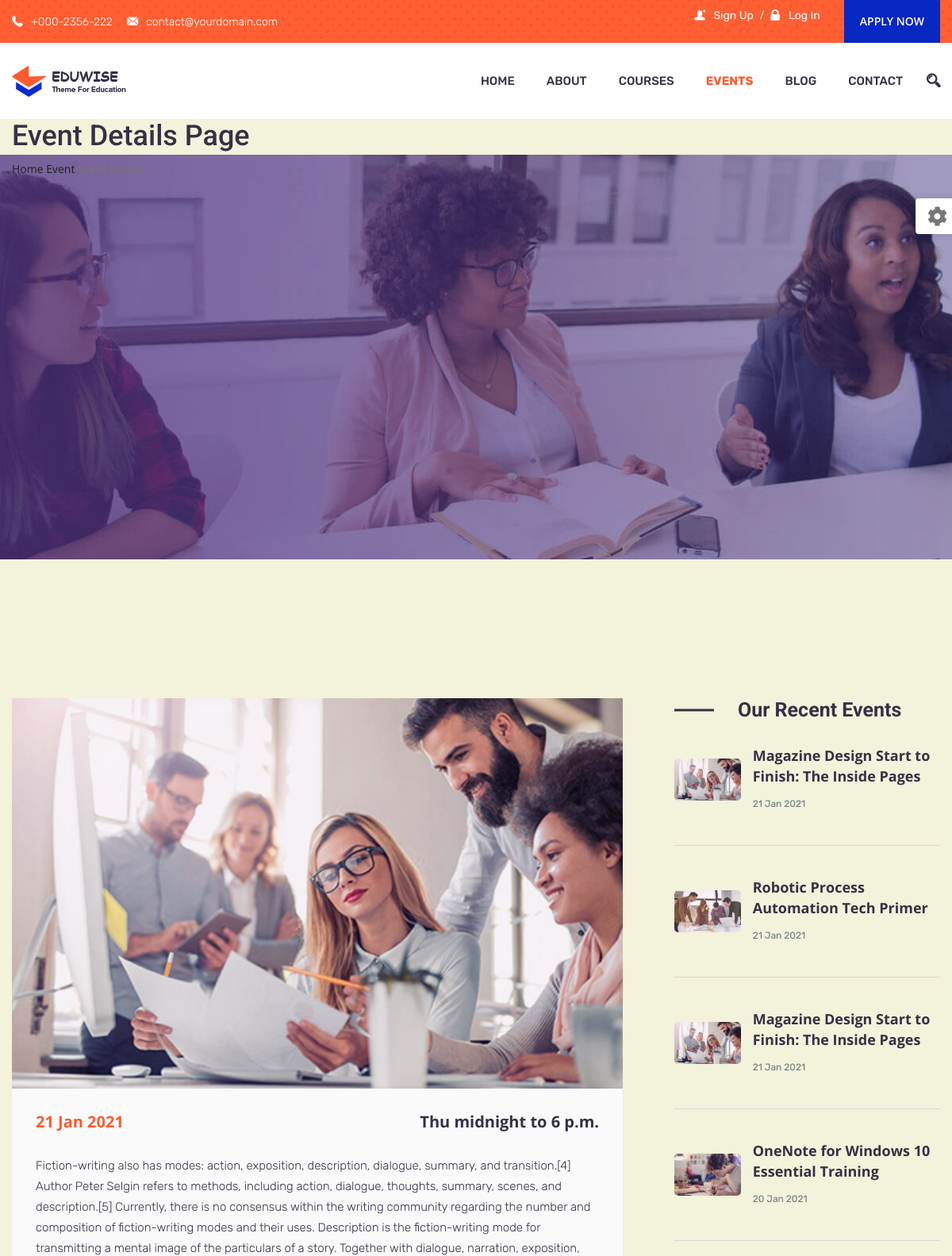
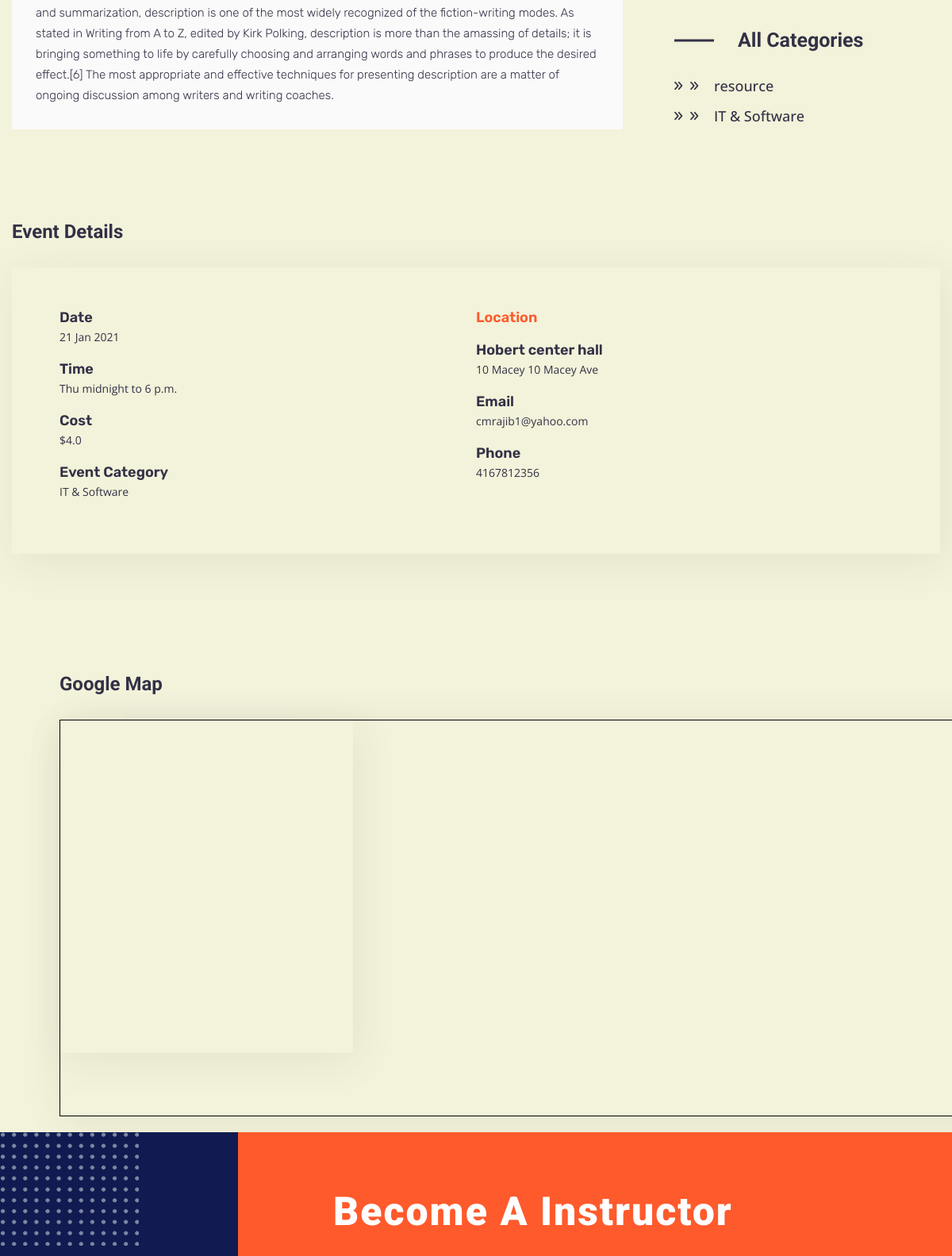
Screenshot of /events/detail/4 (upper part) with the database file from the repository (2 pictures, top to bottom).
### events/models.py (models this page shows, shortened)
class EventModel(models.Model):
    name = models.CharField(max_length=100)
    slug = models.SlugField()
    content = models.TextField()
    category = models.ForeignKey(Category,on_delete=models.CASCADE, related_name='event_category')
    cost = models.FloatField(default=0.0)
    image = models.ImageField(upload_to='events', default='no-name.jpg', null=True)
    time_from = models.TimeField()
    time_to = models.TimeField()
    date = models.DateField(auto_now=True)
    datetime = models.DateTimeField(auto_now_add=True)
    location = models.CharField(max_length=30)
    address = models.TextField()
    email = models.EmailField()
    phone = models.IntegerField()
    class Meta:
        verbose_name = 'Event'
        verbose_name_plural = 'Events'

class Category(models.Model):
    name = models.CharField(max_length=100)
    slug = models.SlugField()
    class Meta:
        verbose_name = 'Category'
        verbose_name_plural = 'Categories'

### events/views.py (the view)
# urls.py: path('detail/<int:id>',views.event_detail, name='event_detail'),
def event_detail(request, id):
    event = EventModel.objects.get(id=id)
    recent_events = EventModel.objects.order_by('-date')[:5]
    categories = Category.objects.all()
    context = {
        'event': event,
        'recent_events': recent_events,
        'categories': categories,
    }
    return render(request,'events/event_detail.html', context)

### templates/events/event_detail.html (shortened to what this page needs)
{% extends 'base.html' %}
{% load static %}
{% block content %}
<div class="intro_wrapper" style="background: url({% static 'images/banner/inner_banner_5.jpg' %}) no-repeat center center !important; height: 600px;">
        <div class="container">
            <div class="row">
                 <div class="col-sm-12 col-md-8 col-lg-8">
                    <div class="intro_text">
                        <h1>Event Details Page</h1>
                        <div class="pages_links">
                            <a href="{% url 'home:home' %}" title="">Home</a>
                            <a href="{% url 'events:events' %}}" title="">Event</a>
                        </div>
                    </div>
                </div>
            </div>
        </div>
    </div>
</header>
<section class="event_details_wrapper blog_wrapper">
    <div class="container">
        <div class="row">
            <div class="col-12 col-sm-12 col-md-8 col-lg-8">
                <div class="event_intro">
                    <img src="{{ event.image.url }}" style="width: 800px;" alt="" class="img-fluid">
                    <div class="post_content">
                        <div class="post_by d-flex justify-content-between">
                            <span  class="date_event"> {{event.date|date:"d M Y"}}</span>
                            <span>{{event.date|date:"D"}} {{ event.time_from }} to {{ event.time_to }}</span>
                        </div>
                        <div class="blog_post_content">
                            <p>{{ event.content }} </p>
                        </div>
                    </div>
                </div>
            </div>
             <div class="col-12 col-sm-12 col-md-4 col-lg-4 blog_wrapper_right ">
                <div class="blog-right-items">
                    <div class="recent_post_wrapper popular_courses_post widget_single">
                        <div class="items-title">
                            <h3 class="title">Our Recent Events</h3>
                        </div>
                        {% if recent_events %}
                        {% for event in recent_events %}
                        <div class="single-post">
                            <div class="recent_img">
                                 <a href="{% url 'events:event_detail' event.id %}" title=""><img src="{{ event.image.url }}" alt="" class="img-fluid"></a>
                            </div>
                            <div class="post_title">
                                <a href="{% url 'events:event_detail' event.id %}" title="">{{ event.name }}</a>
                                <div class="post-date">
                                    <span>{{event.date|date:"d M Y"}}</span>
                                </div>
                            </div>
                        </div>
                        {% endfor %}
                        {% endif %}
                    </div>
                    <div class="archives widget_single">
                        <div class="items-title">
                            <h3 class="title">All Categories</h3>
                        </div>
                        <div class="archives-items">
                            <ul class="list-unstyled">
                                {% if categories %}
                                {% for category in categories %}
                                <li><a href="{% url 'events:events_category' category.id %}" title="">{{ category.name }} </a></li>
                                {% endfor %}
                                {% endif %}
                            </ul>
                        </div>
                    </div>
                </div>
            </div>
            <div class="col-12 col-sm-12 col-md-12 col-lg-12">
                <div class="location_bottom_wrapper">
                    <div class="event_details">
                        <div class="details_title">
                            <h3>Event Details</h3>
                        </div>
                        <div class="event_location_info">
                            <ul class="list-unstyled">
                                <li><p>Date</p><span> {{event.date|date:"d M Y"}} </span></li>
                                <li><p>Time</p><span>{{event.date|date:"D"}} {{ event.time_from }} to {{ event.time_to }}</span></li>
                                <li><p>Cost</p><span>${{ event.cost }}</span></li>
                                <li><p>Event Category</p><span>{{ event.category.name }}</span></li>
                            </ul>
                            <ul class="list-unstyled">
                                <li><p class="hall_location">Location</p></li>
                                <li><p>Hobert center hall</p><span>{{ event.location }} {{ event.address }}</span></li>
                                <li><p>Email</p><span>{{ event.email }}</span></li>
                                <li><p>Phone</p><span>{{ event.phone }}</span></li>
                            </ul>
                        </div>
                    </div>
                   <div class="event_location_map">
                        <div class="details_title">
                            <h3>Google Map</h3>
                        </div>
                        <div class="google_map">
                            <div class="google_map">
                                <div class="gmap">
                                    <div id="map">
                                        <link href='https://api.mapbox.com/mapbox-gl-js/v2.0.0/mapbox-gl.css' rel='stylesheet' />
                                        <div id='map' class="inner" style='width: 1260px; height: 500px; ' ></div>
                                    </div>
                                </div>
                            </div>
                        </div>
                    </div>
                </div>
            </div>
        </div>
    </div>
</section>
{% endblock %}

### static/css/assets/revolution/settings.css (style rules this page uses)
body { overflow-x: hidden !important; }

### static/css/responsive.css (style rules this page uses)
@media only screen and (min-width: 992px) and (max-width: 1280px) { section, header { overflow: hidden !important; } }
@media only screen and (min-width: 992px) and (max-width: 1280px) { .event_details_wrapper .location_bottom_wrapper { display: inherit; } }

### static/login/css/style.css (style rules this page uses)
body { font-family: "Roboto", sans-serif; background-color: #fff; }
p { color: #b3b3b3; font-weight: 300; }
h1, h2, h3, h4, h5, h6, .h1, .h2, .h3, .h4, .h5, .h6 { font-family: "Roboto", sans-serif; }
a { -webkit-transition: .3s all ease; -o-transition: .3s all ease; transition: .3s all ease; }

### static/css/custom.css (style rules this page uses)
a { text-decoration: none; -webkit-transition: all 0.3s ease-in-out; -o-transition: all 0.3s ease-in-out; transition: all 0.3s ease-in-out; }
body { line-height: 24px; font-size: 14px; font-family: "Open Sans", sans-serif; font-weight: normal; color: #777777; }
h1, h2, h3, h4, h5, h6 { font-family: "Roboto", sans-serif; font-weight: 500; }
@media (min-width: 1200px) { .container { max-width: 1200px; } }
h1 { font-size: 36px; }
h3 { font-size: 24px; }

### static/css/admin.css (style rules this page uses)
body { background: #F3F2DA; }
a:link, a:visited { color: #1c1f1f; }

### templates/events/event_detail.html (style rules this page uses)
.inner { display: table; margin: 0 auto; border: 1px solid black; }

### rows the page displays
EventModel: image (picture), date "21 Jan 2021", date "Thu", time_from "midnight", time_to "6 p.m.", content "Fiction-writing also has modes: action, exposition, description, dialogue, summary, and transition.[4] Author Peter Selgin refers to methods, including action, dialogue, thoughts, summary, scenes, and description.[5] Currently, there is no consensus within the writing community regarding the number and composition of fiction-writing modes and their uses. Description is the fiction-writing mode for transmitting a mental image of the particulars of a story. Together with dialogue, narration, exposition, and summarization, description is one of the most widely recognized of the fiction-writing modes. As stated in Writing from A to Z, edited by Kirk Polking, description is more than the…", name "Magazine Design Start to Finish: The Inside Pages", cost "4.0", category.name "IT & Software", location "10 Macey", address "10 Macey Ave", email "cmrajib1@yahoo.com", phone "4167812356"
EventModel: image (picture), name "Magazine Design Start to Finish: The Inside Pages", date "21 Jan 2021"
EventModel: image (picture), name "Robotic Process Automation Tech Primer", date "21 Jan 2021"
EventModel: image (picture), name "OneNote for Windows 10 Essential Training", date "20 Jan 2021"
Category: name "resource"
Category: name "IT & Software"
